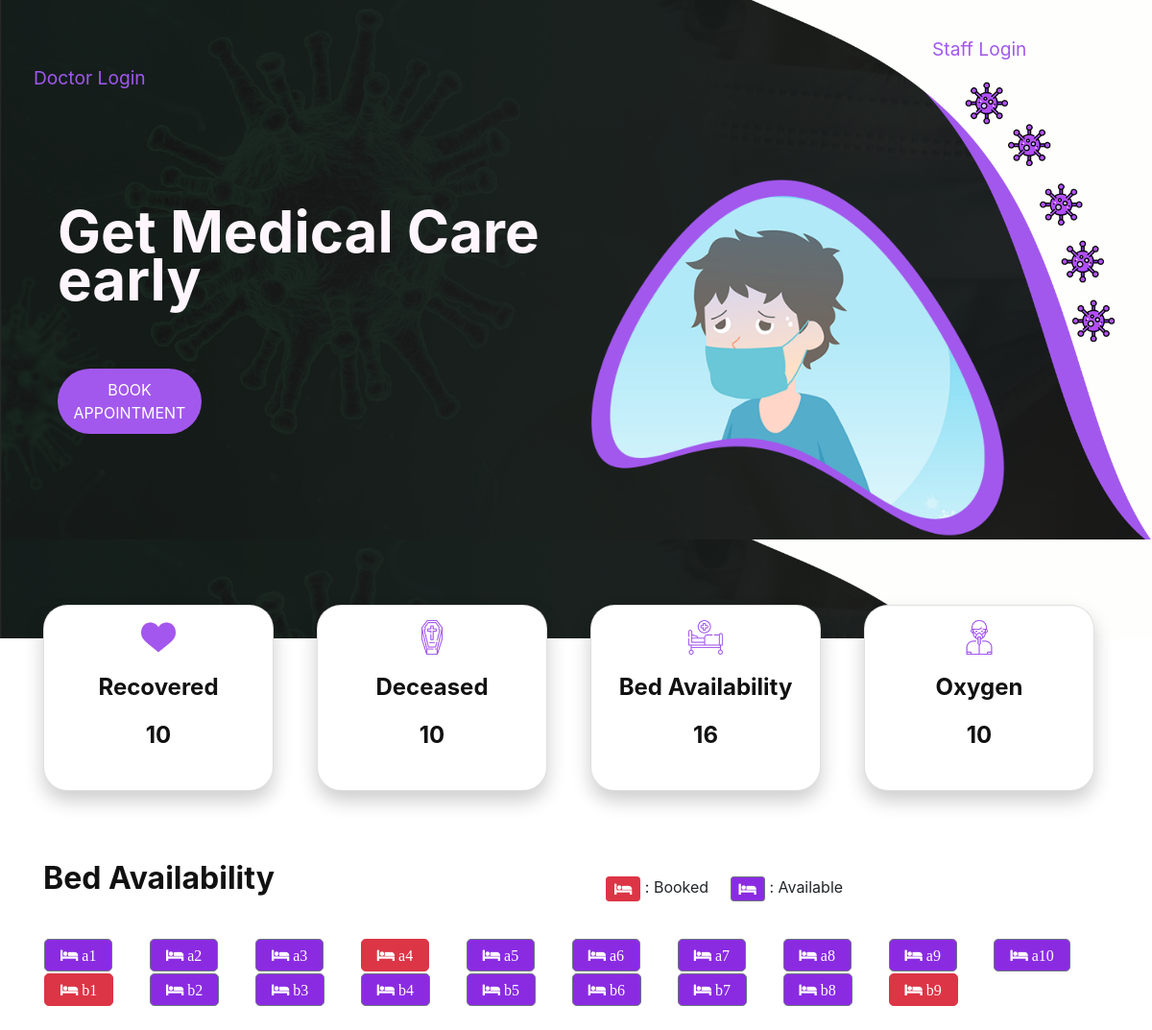
The page / on the database its author committed.
### home/models.py (models this page shows, shortened)
class Bed(models.Model):
    bedId = models.AutoField(primary_key=True,max_length=24)
    bedNumber = models.CharField(max_length=5)
    occupied = models.BooleanField(default=False)

### home/views.py (the view, shortened to what this page needs)
# urls.py: 2. Add a URL to urlpatterns:  path('', views.home, name='home')
def home(request):
    beds = Bed.objects.all()
    bedcnt = 0
    for bed in beds:
        if bed.occupied == False:
            bedcnt = bedcnt + 1
    return render(request, 'index.html',{"bedcnt":bedcnt,"beds":beds})

### home/templates/index.html (shortened to what this page needs)
{% load static %}
<!DOCTYPE html>
<html lang="en">
<head>
    <link rel="stylesheet" href="https://stackpath.bootstrapcdn.com/bootstrap/4.1.3/css/bootstrap.min.css">
    <link rel="stylesheet" href="https://use.fontawesome.com/releases/v5.8.1/css/all.css">
    <link  href="{% static 'css/bootstrap.min.css' %}" rel="stylesheet">
    <link href="{% static 'css/style1.css' %}" rel="stylesheet">
    <link  href="{% static 'css/responsive.css' %}" rel="stylesheet">
    <link  href="{% static 'css/jquery.mCustomScrollbar.min.css' %}" rel="stylesheet">
    <link rel="stylesheet" href="https://netdna.bootstrapcdn.com/font-awesome/4.0.3/css/font-awesome.css">
    <link  href="{% static 'css/owl.carousel.min.css' %}" rel="stylesheet">
    <link rel="stylesheet" href="https://cdnjs.cloudflare.com/ajax/libs/fancybox/2.1.5/jquery.fancybox.min.css" media="screen">
    <link rel="stylesheet" href="https://stackpath.bootstrapcdn.com/bootstrap/4.5.0/css/bootstrap.min.css">
    <link rel="stylesheet" href="https://maxcdn.bootstrapcdn.com/font-awesome/4.7.0/css/font-awesome.min.css">
</head>
<body>
    <div class="header_section">
        <div class="container-fluid">
              <div class="main">
                 <div class="logo"><a href=""><img src=""></a></div>
                 <div class="menu_text">
                    <ul>
                       <div class="togle_">
                          <div class="menu_main">
                             <ul>
                                <li><a href="#myModal"data-toggle="modal">Staff Login</a></li>
                                <li><a href="#myModal"data-toggle="modal">Doctor Login</a></li>
                             </ul>
                          </div>
                       </div>
                    </ul>
                 </div>
              </div>
           </div>
     <div class="banner_section layout_padding">
        <div class="container">
           <div id="my_slider" class="carousel slide" data-ride="carousel">
              <div class="carousel-inner">
                 <div class="carousel-item active">
                    <div class="row">
                       <div class="col-md-6">
                          <div class="container">
                             <h1 class="banner_taital">Get Medical Care early</h1>
                             <div class="more_bt"><a href="#">Book Appointment</a></div>
                          </div>
                       </div>
                       <div class="col-md-6">
                          <div class="banner_img"><img src="{% static 'banner-img.png' %}"></div>
                       </div>
                    </div>
                 </div>
              </div>
            </div>
        </div>
     </div>
    </div>
    <div class="container">
        <div class="row">
            <div class="col-sm">
                <div class="card" style="width: 15rem; border-radius: 25px;">
                    <img src="{% static 'heart.png' %}" class="card-img-top" alt="">
                        <div class="card-body">
                            <h5 class="card-title">Recovered</h5>
                                <h5 class="card-title">10</h5>
                        </div>
                </div>
            </div>
            <div class="col-sm">
                <div class="card" style="width: 15rem; border-radius: 25px;">
                    <img src="{% static 'coffin.png'%}" class="card-img-top" alt="">
                        <div class="card-body">
                            <h5 class="card-title">Deceased</h5>
                            <h5 class="card-title">10</h5>
                        </div>
                </div>
            </div>
            <div class="col-sm">
                <div class="card" style="width: 15rem; border-radius: 25px;">
                    <img src="{% static 'hospital-bed.png' %}" class="card-img-top" alt="">
                    <div class="card-body">
                        <h5 class="card-title">Bed Availability</h5>
                        <h5 class="card-title">{{bedcnt}}</h5>
                    </div>
                </div>
            </div>
            <div class="col-sm">
                <div class="card" style="width: 15rem; border-radius: 25px;">
                    <img src="{% static 'oxygenation.png' %}" class="card-img-top" alt="">
                        <div class="card-body">
                            <h5 class="card-title">Oxygen</h5>
                                <h5 class="card-title">10</h5>
                        </div>
                </div>
            </div>
      </div>
	</div>
    <br><br>
        <div class="container my-4">
            <div class="row">
                <div class="col-sm">
                    <h2><b>Bed Availability</b></h2><br>
                </div>
                <div class = "col-sm">
                    <figure class="p-3 mb-0">
                        <button type="button" class="btn btn-danger btn-sm fa fa-bed"></button> : Booked &nbsp;&nbsp;&nbsp;
                        <button type="button" class="btn btn-secondary btn-sm fa fa-bed"
                            style="background-color: blueviolet;"></button> : Available
                    </figure>
                </div>
            </div>
                    <table style="width:100%">
                        <tr rowspan="2">
                            {% for bed in beds%}
                            {% if bed.bedNumber|slice:":1" == 'A' or bed.bedNumber|slice:":1" == 'a' %}
                            {% if bed.occupied == True %}
                            <td><button type="button" class="btn btn-danger btn-lg fa fa-bed"> {{bed.bedNumber}}</button></td>
                            {% else %}
                            <td><button type="button" class="btn btn-secondary btn-lg fa fa-bed" name="bedfalse" style="background-color: blueviolet;"> {{bed.bedNumber}}</button></td>
                            {% endif %}
                            {% endif %}
                            {% endfor %}
                        </tr>
                        <tr rowspan="2">
                            {% for bed in beds%}
                            {% if bed.bedNumber|slice:":1" == 'B' or bed.bedNumber|slice:":1" == 'b' %}
                            {% if bed.occupied == True %}
                            <td><button type="button" class="btn btn-danger btn-lg fa fa-bed">
                                    {{bed.bedNumber}}</button></td>
                            {% else %}
                            <td><button type="button" class="btn btn-secondary btn-lg fa fa-bed"
                                    style="background-color: blueviolet;"> {{bed.bedNumber}}</button></td>
                            {% endif %}
                            {% endif %}
                            {% endfor %}
                        </tr>
                    </table>
        </div>
</body>
</html>

### static/css/style1.css (style rules this page uses)
* { box-sizing: border-box !important; transition: ease all 0.5s; }
html { scroll-behavior: smooth; overflow-x: hidden !important; }
body { color: #666666; font-size: 14px; font-family: Poppins; line-height: 1.80857; font-weight: normal; overflow-x: hidden !important; }
a { color: #1f1f1f; text-decoration: none !important; outline: none !important; -webkit-transition: all .3s ease-in-out; -moz-transition: all .3s ease-in-out; -ms-transition: all .3s ease-in-out; -o-transition: all .3s ease-in-out; transition: all .3s ease-in-out; }
h1, h2, h3, h4, h5, h6 { letter-spacing: 0; font-weight: normal; position: relative; padding: 0 0 10px 0; font-weight: normal; line-height: normal; color: #111111; margin: 0 }
h1 { font-size: 24px }
h2 { font-size: 22px }
h5 { font-size: 14px }
*, *::after, *::before { -webkit-box-sizing: border-box; -moz-box-sizing: border-box; box-sizing: border-box; }
ul, li, ol { margin: 0px; padding: 0px; list-style: none; }
a { color: #222222; text-decoration: none; outline: none !important; }
a, .btn { text-decoration: none !important; outline: none !important; -webkit-transition: all .3s ease-in-out; -moz-transition: all .3s ease-in-out; -ms-transition: all .3s ease-in-out; -o-transition: all .3s ease-in-out; transition: all .3s ease-in-out; }
img { max-width: 100%; height: auto; }
button { border: 0; margin: 0; padding: 0; cursor: pointer; }
.layout_padding { padding-top: 90px; padding-bottom: 0px; }
.header_section { width: 100%; float: left; background-image: url(../banner-bg.png); height: auto; height: auto; padding: 20px 0px; background-size: 100%; }
.logo { width: 80%; float: left; position: relative; }
.menu_main ul { margin: 0px; padding: 0px; }
.menu_main li { font-size: 20px; color: #385a64; float: left; }
.menu_main li a { color: #a258ed; padding-left: 20px; font-size: 1.2rem; }
.banner_section { width: 100%; float: left; padding-bottom: 80px; }
.banner_img { width: 80%; text-align: center; }
.banner_taital { width: 100%; float: left; font-size: 60px; color: #fef6fc; font-weight: bold; line-height: 50px; padding-top: 30px; }
.more_bt { width: 150px; float: left; margin-top: 30px; }
.more_bt a { width: 100%; float: left; font-size: 16px; color: #ffffff; background-color: #a258ed; text-align: center; padding: 10px 0px; border-radius: 40px; text-transform: uppercase; }
.card { margin-top: -35px; border-radius: 50px 50px 50px 50px; text-align: center; box-shadow: 0 10px 20px rgba(0, 0, 0, 0.2); }
.card img { width: 15%; margin: 0 auto; padding-top: 15px; }
.card .card-title { font-weight: 700; font-size: 1.5em; }

### rows shown on the page
Bed: bedNumber "a1"
Bed: bedNumber "a2"
Bed: bedNumber "a3"
Bed: bedNumber "a4"
Bed: bedNumber "a5"
Bed: bedNumber "a6"
Bed: bedNumber "a7"
Bed: bedNumber "a8"
Bed: bedNumber "a9"
Bed: bedNumber "a10"
Bed: bedNumber "b1"
Bed: bedNumber "b2"
Bed: bedNumber "b3"
Bed: bedNumber "b4"
Bed: bedNumber "b5"
Bed: bedNumber "b6"
Bed: bedNumber "b7"
Bed: bedNumber "b8"
Bed: bedNumber "b9"

### other values the page prints
{{ bedcnt }} "16"
